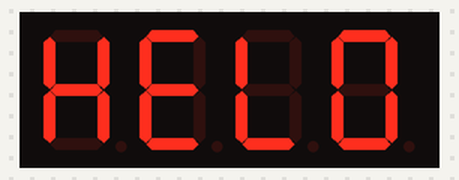
The program below on a simulated ESP32-C3. On the bench: 4-digit seven-segment display. WiFi joins after 1.5 s; servers stay silent unless stated; network time is answered at once with the bench clock; the local clock reads 2024-03-15 10:24:30 at power-on unless the program sets it; EEPROM starts erased.

Above: at 0.1 s.
At 2.6 s:
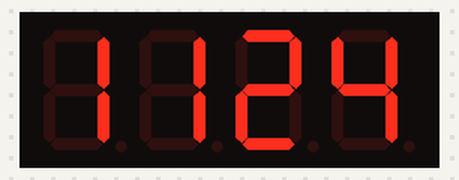
At 29.6 s:
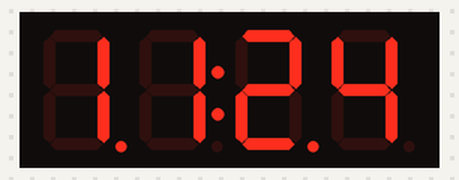
At 65.6 s:
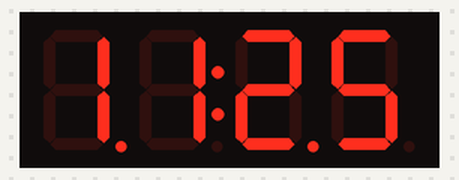
At 128.6 s:
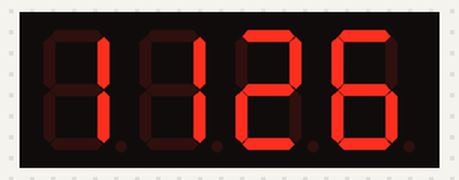

The program:

main.cpp
```cpp
#include <SPI.h>
#include <WiFi.h>
#include <NTPClient.h>
#include <WiFiUdp.h>
#include <ESPmDNS.h>
#include <ArduinoOTA.h>
#include "TM1637Display.h"
#include <WebServer.h>
#include <Preferences.h>

#define CLK  2
#define DIO  0

#define SSID ""
#define PASSWORD ""

#if !defined(SSID) || !defined(PASSWORD)
  #error "Please fill SSID and PASSWORD"
#endif

#define STORAGE "clock"
#define TIME_ZONE_OFFSET 1
#define UPDATE_INTERVAL 3600

static const char *const hostname = "unicornclock";

hw_timer_t *My_timer = nullptr;

WiFiUDP ntpUDP;
NTPClient timeClient(ntpUDP, "pool.ntp.org");
TM1637Display display = TM1637Display(CLK, DIO);
Preferences preferences;
WebServer server(80);

const uint8_t prog[6][1] = {
        {SEG_A | SEG_DP},
        {SEG_B | SEG_DP},
        {SEG_C | SEG_DP},
        {SEG_D | SEG_DP},
        {SEG_E | SEG_DP},
        {SEG_F | SEG_DP}};

const uint8_t done[] = {
        SEG_B | SEG_C | SEG_D | SEG_E | SEG_G,         // d
        SEG_A | SEG_B | SEG_C | SEG_D | SEG_E | SEG_F, // O
        SEG_C | SEG_E | SEG_G,                         // n
        SEG_A | SEG_D | SEG_E | SEG_F | SEG_G          // E
};

const uint8_t helo[] = {
        SEG_F | SEG_B | SEG_G | SEG_E | SEG_C,         // h
        SEG_F | SEG_A | SEG_G | SEG_E | SEG_D,         // E
        SEG_F | SEG_E | SEG_D,                         // L
        SEG_A | SEG_B | SEG_C | SEG_D | SEG_E | SEG_F  // O
};

int p = 0;

int brightness = 3;
volatile int hour = -1;
volatile int minute = -1;
volatile int second = -1;
volatile int lastUpdate = 0;


void OTA() {
    ArduinoOTA
            .onStart([]() {
                display.clear();
            })
            .onEnd([]() {
                display.setSegments(done);
                delay(1000);
            })
            .onProgress([](unsigned int progress, unsigned int total) {
                display.setSegments(prog[p], 1, 0);
                p++;
                if (p > 5) p = 0;
                display.showNumberDecEx(progress / (total / 100), 0b00001111, false, 4, 0);
            })
            .onError([](ota_error_t error) {
            });
    mdns_init();
    mdns_hostname_set(hostname);
    mdns_instance_name_set(hostname);
    ArduinoOTA.setHostname(hostname);
    ArduinoOTA.begin();
}

void initWiFi() {
    if(WiFi.status() == WL_CONNECTED) return;
    WiFi.begin(SSID, PASSWORD);
    while (WiFi.status() != WL_CONNECTED) {
        delay(100);
    }
}

int lastSunday(int year, int month) {
    int daysInMonth[] = {31, 28, 31, 30, 31, 30, 31, 31, 30, 31, 30, 31};
    if ((year % 4 == 0 && year % 100 != 0) || (year % 400 == 0)) {
        daysInMonth[1] = 29;
    }
    int lastDay = daysInMonth[month - 1];
    for (int day = lastDay; day > lastDay - 7; day--) {
        struct tm timeStruct = {0, 0, 0, day, month - 1, year - 1900};
        time_t t = mktime(&timeStruct);
        if (localtime(&t)->tm_wday == 0) { // Sunday
            return day;
        }
    }
    return lastDay;
}

bool isDaylightSavingTime(int year, int month, int day, int hour) {
    int dstStart = lastSunday(year, 3);
    int dstEnd = lastSunday(year, 10);
    if ((month > 3 && month < 10) ||
        (month == 3 && (day > dstStart || (day == dstStart && hour >= 2))) ||
        (month == 10 && (day < dstEnd || (day == dstEnd && hour < 3)))) {
        return true;
    }
    return false;
}

void updateNTP() {
    if (WiFi.status() != WL_CONNECTED) return;

    timeClient.update();
    time_t rawTime = timeClient.getEpochTime();
    struct tm *timeInfo = gmtime(&rawTime);

    hour = (timeClient.getHours() + (isDaylightSavingTime(timeInfo->tm_year + 1900, timeInfo->tm_mon + 1, timeInfo->tm_mday, timeInfo->tm_hour) ? (TIME_ZONE_OFFSET + 1) : TIME_ZONE_OFFSET)) % 24;
    minute = timeClient.getMinutes();
    second = timeClient.getSeconds();
}

void incrementTime();

void IRAM_ATTR onTimer() {
    incrementTime();
}

void WiFiStationDisconnected(WiFiEvent_t event, WiFiEventInfo_t info) {
    WiFi.begin(SSID, PASSWORD);
}

void initTimer() {
    My_timer = timerBegin(1, 80, true);
    timerAttachInterrupt(My_timer, &onTimer, true);
    timerAlarmWrite(My_timer, 1000000, true);
    timerAlarmEnable(My_timer);
}

bool updateDisplay = false;

void incrementTime() {
    if (++second > 59) {
        second = 0;
        if (++minute > 59) {
            minute = 0;
            hour = (hour + 1) % 24;
        }
    }
    lastUpdate++;
    updateDisplay = true;
}

void handleRoot() {
    String html = "<!DOCTYPE html>"
                  "<html lang='hu'><head><meta charset='UTF-8'><meta name='viewport' content='width=device-width, initial-scale=1'>"
                  "<title>Fényerő Beállítás</title>"
                  "<style>body { font-family: Arial, sans-serif; text-align: center; padding: 20px; }"
                  "input { width: 80%; max-width: 300px; }</style>"
                  "</head><body><h2>Fényerő Beállítás</h2>"
                  "<input type='range' min='0' max='7' value='" + String(brightness) + "' id='brightnessSlider' onchange='updateBrightness(this.value)'>"
                                                                                       "<p id='brightnessValue'>" + String(brightness) + "</p>"
                                                                                                                                         "<script>function updateBrightness(val) {document.getElementById('brightnessValue').innerText = val; fetch('/set?b='+val);}</script>""</body></html>";
    server.send(200, "text/html", html);
}

void handleSetBrightness() {
    if (server.hasArg("b")) {
        brightness = server.arg("b").toInt();
        brightness = constrain(brightness, 0, 0x0F);

        preferences.begin(STORAGE, false);
        preferences.putInt("brightness", brightness);
        preferences.end();

        display.setBrightness(brightness);

        int timeValue = hour * 100 + minute;
        display.showNumberDecEx(timeValue, (second % 2) ? 0b11100000 : 0, true, 4, 0);
    }
    server.send(200, "text/plain", "OK");
}

void setup() {
    preferences.begin(STORAGE, false);
    brightness = preferences.getInt("brightness", 1);
    preferences.end();

    display.clear();
    display.setBrightness(brightness);
    display.clear();
    display.setSegments(helo);

    initWiFi();
    WiFi.onEvent(WiFiStationDisconnected, WiFiEvent_t::ARDUINO_EVENT_WIFI_STA_DISCONNECTED);

    OTA();

    server.on("/", handleRoot);
    server.on("/set", handleSetBrightness);
    server.begin();


    timeClient.begin();
    initTimer();
    updateNTP();
}

void loop() {
    if((hour < 0) || (lastUpdate > UPDATE_INTERVAL)) {
        updateNTP();
        lastUpdate = 0;
        if(hour > 7 && hour < 16) {
            display.setBrightness(brightness);
        } else {
            display.setBrightness(0);
        }
    }
    ArduinoOTA.handle();
    server.handleClient();
    if(updateDisplay) {
        updateDisplay = false;
        int time = hour * 100 + minute;
        display.showNumberDecEx(time, (second % 2) ? 0b11100000 : 0, true, 4, 0);
    }
}
```

Measured:
- what the display in image 1 shows lasts 1.0 s, from 2.6 s to 3.6 s
